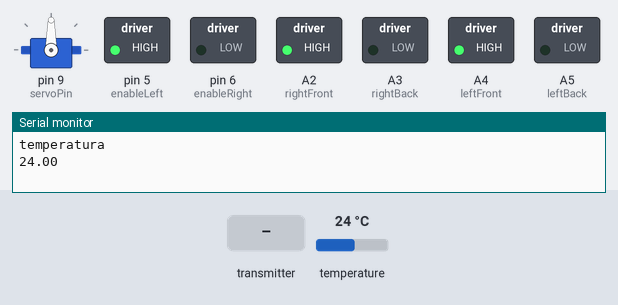
The sketch below on a simulated Arduino Uno, built with avr-gcc and run on an emulated ATmega328P. Parts: servo, switched loads named in the sketch (green lamp = pin HIGH), the last lines printed to the serial monitor. The test bench sets the inputs (shaded band); at power-on: temperature 24 °C. No radio packets arrive unless stated.

Above: at 2.2 s.
2.3 s: the transmitter starts sending datagram.0 = 256
At 2.9 s:
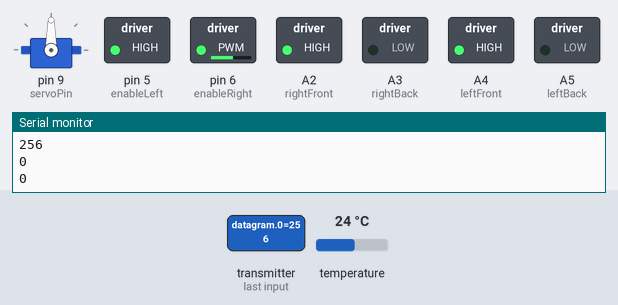
4.0 s: the transmitter starts sending datagram.1 = 512
At 4.8 s:
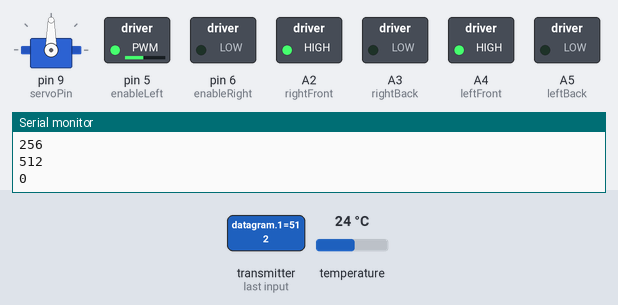
5.6 s: the transmitter starts sending datagram.0 = 1023
At 6.8 s:
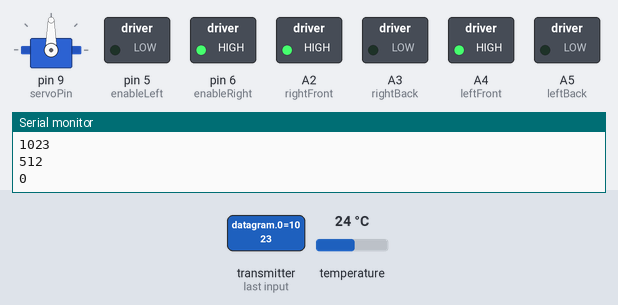
7.1 s: the transmitter starts sending datagram.1 = 1023
At 8.4 s:
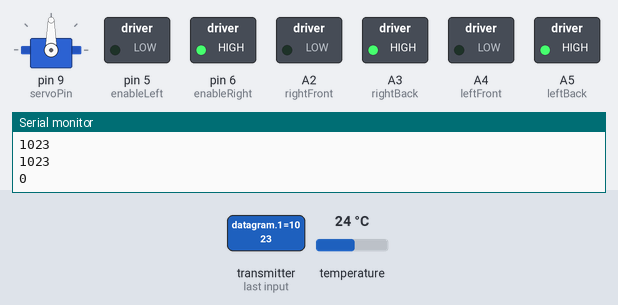
8.7 s: the transmitter starts sending datagram.0 = 0
At 9.4 s:
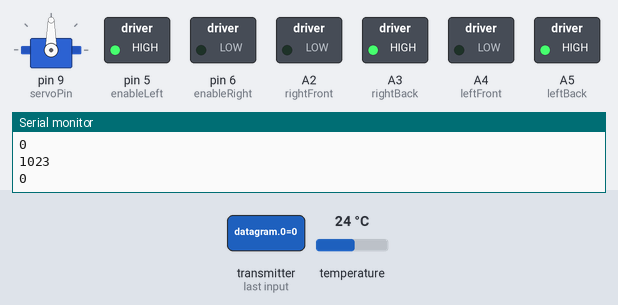
10.2 s: the transmitter starts sending datagram.1 = 0
At 11.3 s:
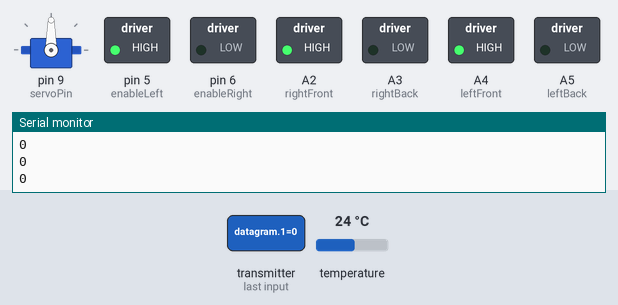
Timing chart, 0 to 12.8 s (numbered marks = the images above; inputs shaded):
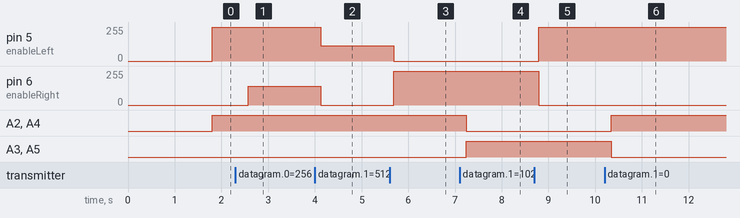

Measured:
- after the input at 2.3 s, pin 6 (enableRight): 0/255 → 139/255 after 0.28 s
- after the input at 4.0 s, pin 5 (enableLeft): 255/255 → 116/255 after 0.13 s; pin 6 (enableRight): 139/255 → 0/255 after 0.13 s
- after the input at 5.6 s, pin 5 (enableLeft): 116/255 → 0/255 after 0.08 s; pin 6 (enableRight): 0/255 → 255/255 after 0.08 s
- after the input at 7.1 s, A2 (rightFront), A4 (leftFront): HIGH → LOW after 0.14 s; A3 (rightBack), A5 (leftBack): LOW → HIGH after 0.14 s
- after the input at 8.7 s, pin 5 (enableLeft): 0/255 → 255/255 after 0.09 s; pin 6 (enableRight): 255/255 → 0/255 after 0.09 s
- after the input at 10.2 s, A2 (rightFront), A4 (leftFront): LOW → HIGH after 0.14 s; A3 (rightBack), A5 (leftBack): HIGH → LOW after 0.14 s

The sketch:

car.ino
```cpp
#include <SPI.h>
#include <nRF24L01.h>
#include <RF24.h>
#include <Servo.h>
#include <OneWire.h>
#include <DallasTemperature.h>


#define rightBack A3
#define rightFront A2
#define leftBack A5
#define leftFront A4

#define enableLeft 5
#define enableRight 6

#define cePin 8
#define csnPin 7

#define trigPin A0
#define echoPin A1

#define servoPin 9

#define temprPin 2

RF24 radio(cePin, csnPin);

Servo towerServo;

OneWire oneWire(temprPin);
DallasTemperature sensors(&oneWire);

int xValue;
int yValue;
int autoMode;

float sentData[1];
//bool autoMode;
//struct package{
//  int X = 0;
//  int Y = 0;
//  bool Mode = LOW;
//};
//
//typedef struct package Package;
//Package data;

int datagram[3];

int leftMotorSpeed = 0;
int rightMotorSpeed = 0;

byte address[][6] = {"00008", "00009"};


void setup(){
  Serial.begin(9600);
  radio.begin();
  // myRadio.setChannel(115);  //
  // myRadio.setPALevel(RF24_PA_MAX);
  // myRadio.setDataRate( RF24_250KBPS ) ;  //
  radio.openWritingPipe(address[0]);
  radio.openReadingPipe(1, address[1]);
  radio.setPALevel(RF24_PA_MAX);
  towerServo.attach(servoPin);
  sensors.begin();

  delay(1000);

  pinMode(echoPin, INPUT);
  pinMode(trigPin, OUTPUT);

  pinMode(enableLeft, OUTPUT);
  pinMode(enableRight, OUTPUT);
  pinMode(leftFront, OUTPUT);
  pinMode(leftBack, OUTPUT);
  pinMode(rightFront, OUTPUT);
  pinMode(rightBack, OUTPUT);

  digitalWrite(leftFront, LOW);
  digitalWrite(leftBack, LOW);
  digitalWrite(rightFront, LOW);
  digitalWrite(rightBack, LOW);
}

void loop(){
  delay(10);
  sensors.requestTemperatures();
  sentData[0] = sensors.getTempCByIndex(0);
  Serial.println("temperatura");
  Serial.println(sentData[0]);
  radio.startListening();
  if (radio.available()){
    while (radio.available()){
      radio.read(datagram, sizeof(datagram));
    }
      xValue = datagram[0];
      yValue = datagram[1];
      autoMode = datagram[2];
      Serial.println(xValue);
      Serial.println(yValue);
      Serial.println(autoMode);
    //}
    //autoMode = data.Mode;
  }

  if (autoMode == 1){
    delay(25);
    obstacleAvoidance();
//    delay(100);
//    radio.stopListening();

  }

  else{
    remoteControl();
  }
}

long ultrasonicRead(){
  long duration, distance;
  digitalWrite(trigPin, LOW);
  delayMicroseconds(2);
  digitalWrite(trigPin, HIGH);
  delayMicroseconds(10);
  digitalWrite(trigPin, LOW);
  duration = pulseIn(echoPin, HIGH);
  distance = (duration / 2) / 29.1;
  return distance;
}

void moveForward(){


  digitalWrite(leftBack, HIGH);
  digitalWrite(leftFront, LOW);
  digitalWrite(rightBack, HIGH);
  digitalWrite(rightFront, LOW);
}

void moveBackward(){
  digitalWrite(leftBack, LOW);
  digitalWrite(leftFront, HIGH);
  digitalWrite(rightBack, LOW);
  digitalWrite(rightFront, HIGH);
}

void turnRight(){
  digitalWrite(leftBack, HIGH);
  digitalWrite(leftFront, LOW);
  digitalWrite(rightBack, LOW);
  digitalWrite(rightFront, HIGH);
}

void turnLeft(){
  digitalWrite(leftBack, LOW);
  digitalWrite(leftFront, HIGH);
  digitalWrite(rightBack, HIGH);
  digitalWrite(rightFront, LOW);
}

void Stop(){
  digitalWrite(leftBack, LOW);
  digitalWrite(leftFront, LOW);
  digitalWrite(rightBack, LOW);
  digitalWrite(rightFront, LOW);
}

void obstacleAvoidance(){

  digitalWrite(enableLeft, HIGH);
  digitalWrite(enableRight, HIGH);

  long currDistance = ultrasonicRead();
  delay(100);
  if(currDistance <= 40){
    Stop();
    delay(100);
    radio.stopListening();
    // delay(50);
    radio.write(sentData, sizeof(sentData));
    delay(500);
    towerServo.write(30);
    delay(300);
    long leftDistance = ultrasonicRead();
    delay(500);
    towerServo.write(150);
    delay(300);
    long rightDistance = ultrasonicRead();
    delay(500);
    towerServo.write(90);

    if (leftDistance <= rightDistance){
      turnRight();
      delay(200);
    }
    else{
      turnLeft();
      delay(200);
    }

  }
  else{
    towerServo.write(90);
    moveForward();
  }
}

void remoteControl(){
  //Serial.println(xValue);
  //Serial.println();
  //Serial.println(yValue);

  if (yValue < 470){
    moveBackward();
    rightMotorSpeed = map(yValue, 470, 0, 0, 255);
    leftMotorSpeed = map(yValue, 470, 0, 0, 255);
  }

   else if (yValue > 550){
    moveForward();
    rightMotorSpeed = map(yValue, 550, 1023, 0, 255);
    leftMotorSpeed = map(yValue, 550, 1023, 0, 255);
  }

  else{
    rightMotorSpeed = 0;
    leftMotorSpeed = 0;
  }

  if (xValue < 470){
    int xValueScaled = map(xValue, 470, 0, 0, 255);
    rightMotorSpeed = rightMotorSpeed - xValueScaled;
    leftMotorSpeed = leftMotorSpeed + xValueScaled;

    if (leftMotorSpeed > 255){
      leftMotorSpeed = 255;
    }

    if (rightMotorSpeed < 0) {
      rightMotorSpeed = 0;
    }
  }

  else if (xValue > 550){
    int xValueScaled = map(xValue, 550, 1023, 0, 255);
    rightMotorSpeed = rightMotorSpeed + xValueScaled;
    leftMotorSpeed = leftMotorSpeed - xValueScaled;

    if (rightMotorSpeed > 255){
      rightMotorSpeed = 255;
    }

    if (leftMotorSpeed < 0) {
      leftMotorSpeed = 0;
    }
  }

  if (rightMotorSpeed < 70){
    rightMotorSpeed = 0;
  }

  if (leftMotorSpeed < 70){
    leftMotorSpeed = 0;
  }

  analogWrite(enableLeft, leftMotorSpeed);
  analogWrite(enableRight, rightMotorSpeed);
}
```
